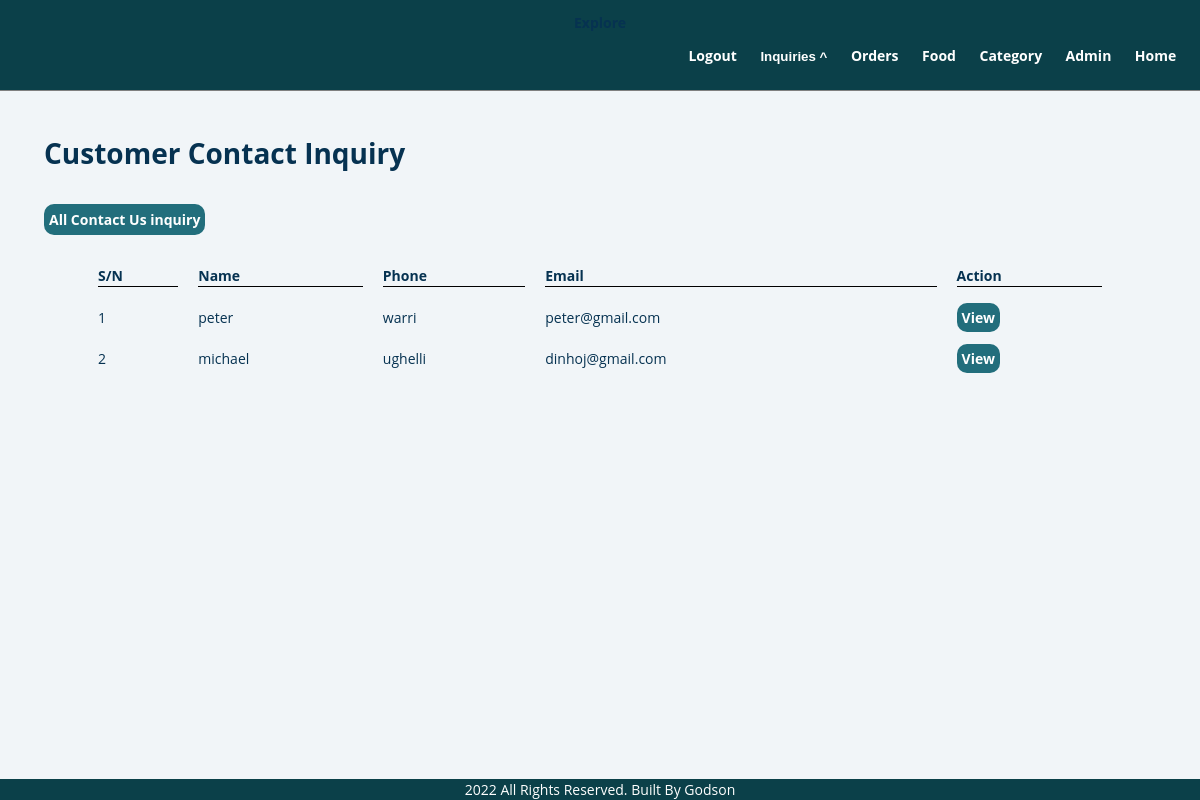
Screenshot of /admin/contact-inquiry.php (signed in) with the database file from the repository.
### tables this page shows
CREATE TABLE `contact_us` (
  `id` int(10) NOT NULL,
  `name` varchar(100) NOT NULL,
  `phone` varchar(100) NOT NULL,
  `email` varchar(100) NOT NULL,
  `message` varchar(255) NOT NULL
);

### admin/contact-inquiry.php (the view, shortened to what this page needs)
<?php include_once "./partials/header.php";  ?>
<div class="main-content">
        <div class="wrapper tb">
            <h1 class="h1-title">Customer Contact Inquiry</h1>
            <a href="#" class="btn-primary add-admin">All Contact Us inquiry</a>
            <table class="tbl-full" cellpadding="10px" cellspacing="20px">
                <tr>
                    <th>S/N</th>
                    <th>Name</th>
                    <th>Phone</th>
                    <th>Email</th>
                    <th>Action</th>
                </tr>
            <?php
            $sql = "SELECT * FROM contact_us ORDER BY id DESC";
            $res = mysqli_query($conn, $sql);
            $count = mysqli_num_rows($res);
            $sn = 1;
            if($count > 0){
                while($row = mysqli_fetch_assoc($res)){
                    $id = $row['id'];
                    $name = $row['name'];
                    $city = $row['phone'];
                    $email = $row['email'];
                ?>
                    <td><?php echo $sn++; ?></td>
                    <td><?php echo $name; ?></td>
                    <td><?php echo $city; ?></td>
                    <td><?php echo $email; ?></td>
                    <td>
                        <a href="<?php echo SITEURL; ?>admin/view-message.php?con-ref=<?php echo $id; ?>" class="btn-primary btn-update">View</a>
                    </td>
                <tr>
                <?php
                }
            }else{
                echo "<div class='error text-center'>no inquiry currently available</div>";
            }
            ?>
            </table>
        </div>
    </div>
<?php include_once "./partials/footer.php"; ?>

### css/admin.css (style rules this page uses)
* { margin: 0; padding: 0; -webkit-box-sizing: border-box; box-sizing: border-box; text-decoration: none; }
body { width: 100%; font-family: 'Open Sans', sans-serif; background: hsl(210, 36%, 96%); color: hsl(205, 86%, 17%); line-height: 1.5; font-size: 0.875rem; margin-top: 7rem; }
.h1-title { margin-left: 1.5rem; margin-bottom: 20px; }
.btn-primary { background-color: #226e7c; color: white; padding: 5px; border-radius: 10px; font-weight: bold; -webkit-transition: 0.5s linear; -o-transition: 0.5s linear; transition: 0.5s linear; }
.tbl-full { width: 100%; }
.tbl-full { width: -webkit-fit-content; width: -moz-fit-content; width: fit-content; max-width: 90%; margin: 0 auto; width: 100%; }
table tr th { border-bottom: 1px solid black; text-align: left; }
table tr td { margin-bottom: 5px; }
.add-admin { display: inline-block; margin: 10px 0; margin-left: 1.5rem; }
@media screen and (min-width: 768px) { body { width: 100vw; overflow-x: hidden; } }

### admin/contact-inquiry.php (style rules this page uses)
body { width:100vw !important; }
.main-content { width: 100vw !important; padding:10px !important; }
.tb { width:100% !important; padding:10px !important; margin:0 auto !important; }

### rows the page displays
contact_us: name "peter", phone "warri", email "peter@gmail.com"
contact_us: name "michael", phone "ughelli", email "dinhoj@gmail.com"
